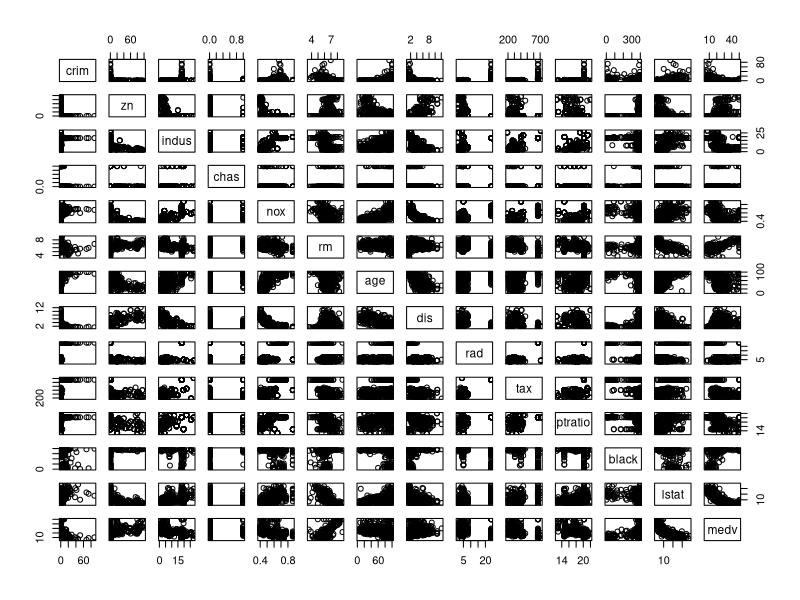
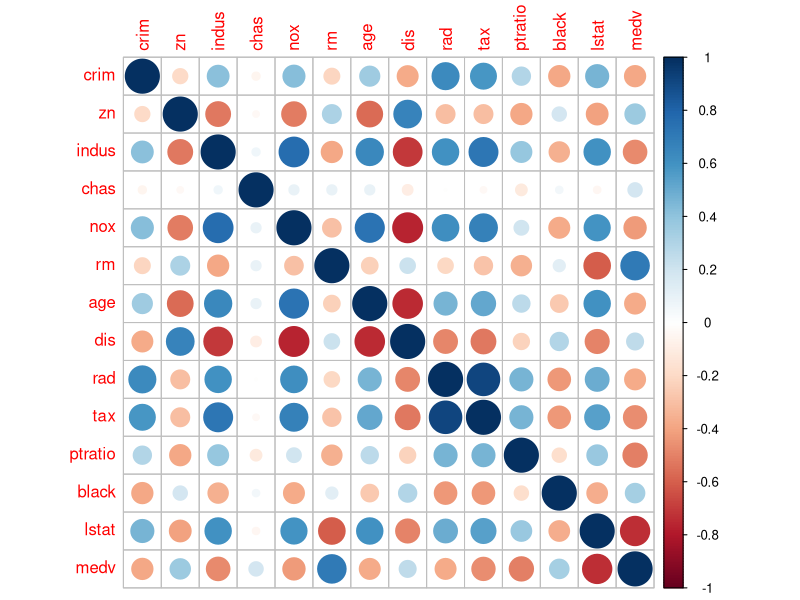
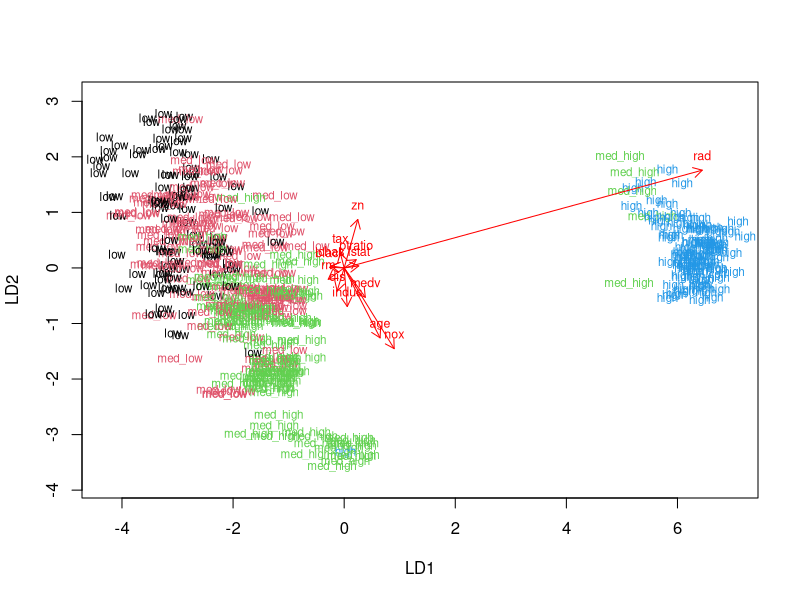

The R script that drew these images, in order:
## ---- chunk 1
knitr::opts_chunk$set(echo = TRUE)
## ---- chunk 2
library(MASS)

# load the data
data("Boston")

# explore the dataset
str(Boston)
summary(Boston)
dim(Boston)
## ---- chunk 3
pairplot <- pairs(Boston)
pairplot
## ---- chunk 4
cor_matrix <- cor(Boston) 
cor_matrix <- round(cor_matrix, digits = 2)

# rounded correlation matrix
cor_matrix

# visualize the correlation matrix
library(corrplot)
corrplot(cor_matrix, method="circle")

## ---- chunk 5
boston_scaled <- scale(Boston)
summary(boston_scaled)
summary(Boston)
# change into a data frame for future use
class(boston_scaled)
boston_scaled <- as.data.frame(boston_scaled)

## ---- chunk 6

summary(boston_scaled$crim)

# creating a quantile vector
bins <- quantile(boston_scaled$crim)
bins

# next a categorical variable
labelsadd <- c("low", "med_low", "med_high", "high")
crime <- cut(boston_scaled$crim, breaks = bins, include.lowest = TRUE, labels = labelsadd)
# how does it look like?
table(crime)

# Replacing the old crim with the new catergorical crim
boston_scaled <- dplyr::select(boston_scaled, -crim)
boston_scaled <- data.frame(boston_scaled, crime)


## ---- chunk 7
# number of rows
nrow(boston_scaled)
n <- 506

# randomly select 80% of the rows
ind <- sample(n,  size = n * 0.8)

# create the train set
train <- boston_scaled[ind,]

# and the test set
test <- boston_scaled[-ind,]

# correct classes from the test data 
correct_classes <- test$crime

# remove the crime variable from test data
test <- dplyr::select(test, -crime)

## ---- chunk 8
library(MASS)

# linear discriminant analysis
lda.fit <- lda(crime ~., data = train)
lda.fit

# biplot arrows
lda.arrows <- function(x, myscale = 1, arrow_heads = 0.1, color = "red", tex = 0.75, choices = c(1,2)){
  heads <- coef(x)
  arrows(x0 = 0, y0 = 0, 
         x1 = myscale * heads[,choices[1]], 
         y1 = myscale * heads[,choices[2]], col=color, length = arrow_heads)
  text(myscale * heads[,choices], labels = row.names(heads), 
       cex = tex, col=color, pos=3)
}

# target classes as numeric
classes <- as.numeric(train$crime)

# LDA plot
plot(lda.fit, dimen = 2, col = classes, pch = classes)
lda.arrows(lda.fit, myscale = 2)
## ---- chunk 9

# predict classes with test data
lda.pred <- predict(lda.fit, newdata = test)

# cross tabulate the results
table(correct = correct_classes, predicted = lda.pred$class)


## ---- chunk 10
data("Boston")
dim(Boston)

boston_scaled <- scale(Boston)
summary(boston_scaled)
class(boston_scaled)
boston_scaled <- as.data.frame(boston_scaled)
## ---- chunk 11
# euclidean distance matrix
dist_eu <- dist(boston_scaled)

# look at the summary of the distances
summary(dist_eu)

## ---- chunk 12

## ---- chunk 13

